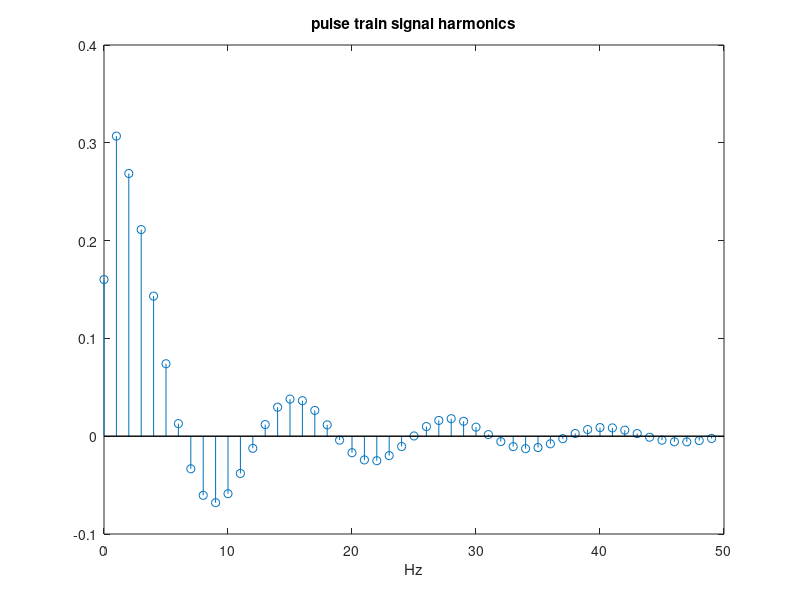

Reproduce this figure in MATLAB.
%Fourier Transform of pulse train signal
fy=1; %signal frequency in Hz
wy=2*pi*fy; %signal frequency in rad/s
Ty=1/fy; %signal period in seconds

Ns=256; W=20;
fs=Ns*fy; %sampling frequency in Hz
y1=zeros(256,1); y1(1:W)=1; y1((256-W):256)=1; %signal period
fou=fft(y1); %Fourier Transform (set of complex numbers)
%get set of harmonic amplitudes:
ah(1)=fou(1)/Ns;
hmag=real(fou);
ah(2:Ns)=(hmag(2:Ns)*2)/Ns; 

stem(0:49,ah(1:50)); hold on; %plot of first 50 harmonics
plot([0 50],[0 0],'k');
xlabel('Hz'); title('pulse train signal harmonics');
